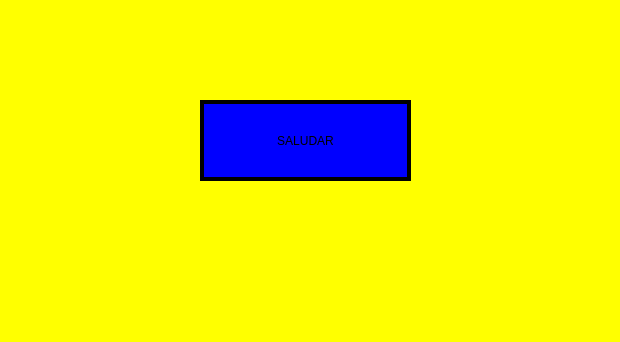
<?xml version="1.0" encoding="UTF-8"?>
<ui version="4.0">
 <class>MainWindow</class>
 <widget class="QMainWindow" name="MainWindow">
  <property name="geometry">
   <rect>
    <x>0</x>
    <y>0</y>
    <width>620</width>
    <height>342</height>
   </rect>
  </property>
  <property name="windowTitle">
   <string>MainWindow</string>
  </property>
  <property name="styleSheet">
   <string notr="true">background: color yellow
</string>
  </property>
  <widget class="QWidget" name="centralwidget">
   <widget class="QPushButton" name="btn_saludar">
    <property name="geometry">
     <rect>
      <x>200</x>
      <y>100</y>
      <width>211</width>
      <height>81</height>
     </rect>
    </property>
    <property name="styleSheet">
     <string notr="true">background:color blue;
font: 75 italic 15pt &quot;MS Sans Serif&quot;;
font: 75 italic 14pt &quot;MS Sans Serif&quot;;
border: 4px solid black;
border_radius: 25px;</string>
    </property>
    <property name="text">
     <string>SALUDAR</string>
    </property>
   </widget>
  </widget>
  <widget class="QMenuBar" name="menubar">
   <property name="geometry">
    <rect>
     <x>0</x>
     <y>0</y>
     <width>620</width>
     <height>26</height>
    </rect>
   </property>
  </widget>
  <widget class="QStatusBar" name="statusbar"/>
 </widget>
 <resources/>
 <connections/>
</ui>
